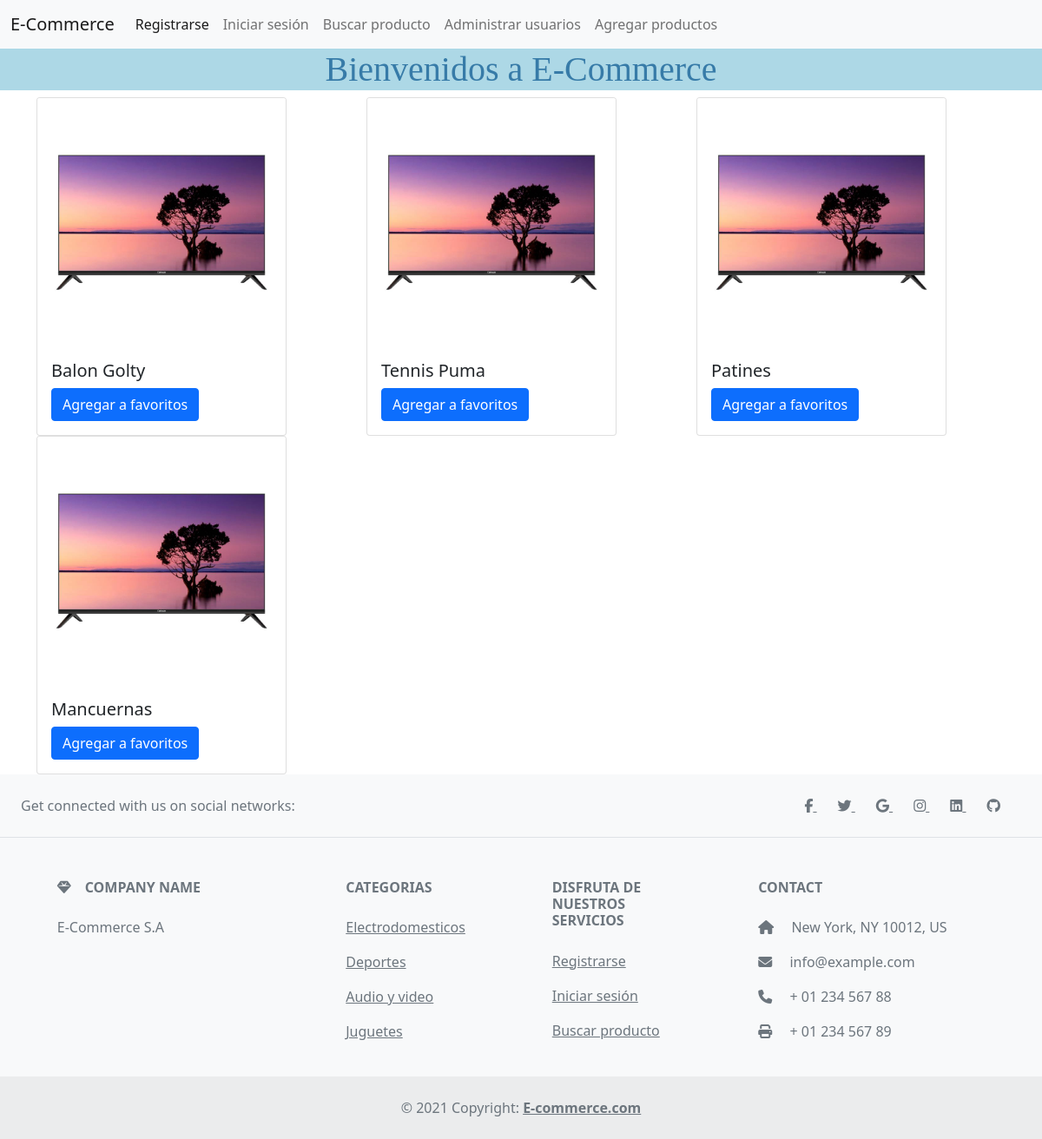
Before: /entrada/ with the older database file.
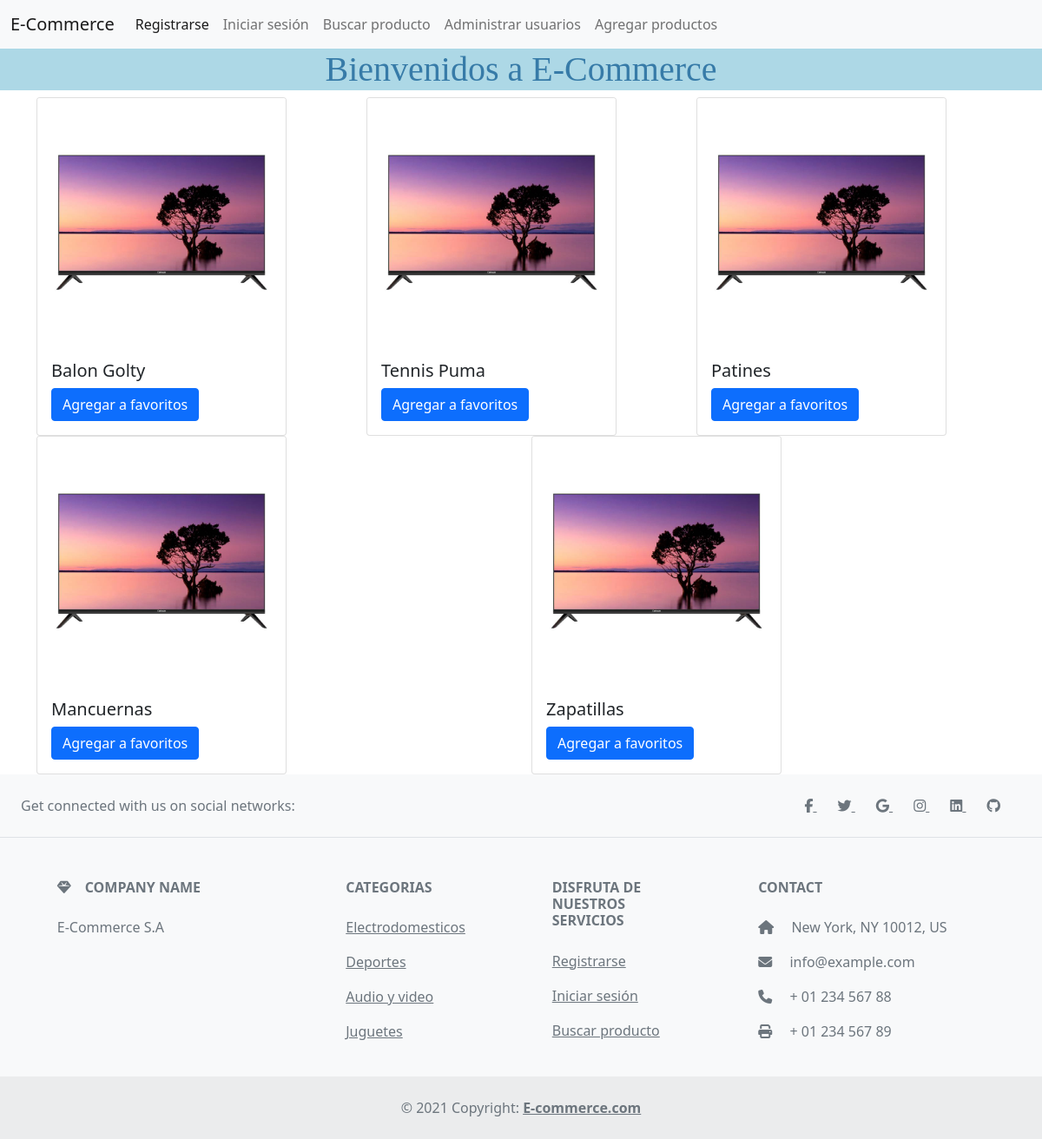
After: the same page with the newer database file.
### tables this page shows
CREATE TABLE productos (
	id_producto INTEGER PRIMARY KEY,
	id_categoria INTEGER NOT NULL,
	nombre_producto TEXT NOT NULL,
	precio INTEGER NOT NULL,
	cantidad INTEGER NOT NULL
);

### main.py (the view)
@app.route('/')
@app.route('/index/')
@app.route('/entrada/', methods=['GET', 'POST'])
def entrada():
    productos = sql_select_productos()
    return render_template("entrada.html", productos=productos)

### main.py (called while the page is built)
def sql_connection():
    try:
        con = sqlite3.connect('database.db')
        print("Conexion OK")
        return con
    except Error:
        print(Error)

def sql_select_productos():
    sql = strsql = "select * from productos"
    con = sql_connection()
    cursorObj = con.cursor()
    cursorObj.execute(sql)
    productos = cursorObj.fetchall()
    return productos

### templates/entrada.html
{% extends 'base.html' %}
{% block header %}
  <h1>{% block title %}Bienvenidos a E-Commerce{% endblock %}</h1>
{% endblock %}
{% block contenido %}
    <div class="container">
        <div class="row">
          {% for pro in productos %}
          <div class="col">
            <div class="card" style="width: 18rem;">
                <img src="{{ url_for('static', filename='img/tele.jfif') }}" class="card-img-top">
                <div class="card-body">
                  <h5 class="card-title">{% print(pro[2]) %}</h5>
                  <a href="#" class="btn btn-primary">Agregar a favoritos</a>
                </div>
              </div>
          </div>
          {% endfor %}
        </div>
      </div>
{% endblock %}

### templates/base.html (shortened to what this page needs)
<!DOCTYPE html>
<html lang="en">
<head>
  <link rel="stylesheet" href="{{ url_for('static', filename='css/miestilo.css') }}" type="text/css">
  <link href="https://cdn.jsdelivr.net/npm/bootstrap@5.1.3/dist/css/bootstrap.min.css" rel="stylesheet"
>
</head>
<body>
  <nav class="navbar navbar-expand-lg navbar-light bg-light">
    <div class="container-fluid">
      <a class="navbar-brand" href="/entrada">E-Commerce</a>
      <div class="collapse navbar-collapse" id="navbarSupportedContent">
        <ul class="navbar-nav me-auto mb-2 mb-lg-0">
          <li class="nav-item">
            <a class="nav-link active colortext" aria-current="page" href="/registro">Registrarse</a>
          </li>
          <li class="nav-item">
            <a class="nav-link" href="/login">Iniciar sesión</a>
          </li>
          <li class="nav-item">
            <a class="nav-link" href="/principal">Buscar producto</a>
          </li>
          <li class="nav-item">
            <a class="nav-link" href="/usuarios">Administrar usuarios</a>
          </li>
          <li class="nav-item">
            <a class="nav-link" href="/agregar">Agregar productos</a>
          </li>
        </ul>
      </div>
    </div>
  </nav>
  {% block header %}
  {% endblock %}
  {% block contenido %}
  {% endblock %}
  <footer class="text-center text-lg-start bg-light text-muted">
    <section class="d-flex justify-content-center justify-content-lg-between p-4 border-bottom">
      <div class="me-5 d-none d-lg-block">
        <span>Get connected with us on social networks:</span>
      </div>
      <div>
        <a href="" class="me-4 text-reset">
          <i class="fab fa-facebook-f"></i>
        </a>
        <a href="" class="me-4 text-reset">
          <i class="fab fa-twitter"></i>
        </a>
        <a href="" class="me-4 text-reset">
          <i class="fab fa-google"></i>
        </a>
        <a href="" class="me-4 text-reset">
          <i class="fab fa-instagram"></i>
        </a>
        <a href="" class="me-4 text-reset">
          <i class="fab fa-linkedin"></i>
        </a>
        <a href="" class="me-4 text-reset">
          <i class="fab fa-github"></i>
        </a>
      </div>
    </section>
    <section class="">
      <div class="container text-center text-md-start mt-5">
        <div class="row mt-3">
          <div class="col-md-3 col-lg-4 col-xl-3 mx-auto mb-4">
            <h6 class="text-uppercase fw-bold mb-4">
              <i class="fas fa-gem me-3"></i>Company name
            </h6>
            <p>
              E-Commerce S.A
            </p>
          </div>
          <div class="col-md-2 col-lg-2 col-xl-2 mx-auto mb-4">
            <h6 class="text-uppercase fw-bold mb-4">
              Categorias
            </h6>
            <p>
              <a href="#!" class="text-reset">Electrodomesticos</a>
            </p>
            <p>
              <a href="#!" class="text-reset">Deportes</a>
            </p>
            <p>
              <a href="#!" class="text-reset">Audio y video</a>
            </p>
            <p>
              <a href="#!" class="text-reset">Juguetes</a>
            </p>
          </div>
          <div class="col-md-3 col-lg-2 col-xl-2 mx-auto mb-4">
            <h6 class="text-uppercase fw-bold mb-4">
              Disfruta de nuestros servicios
            </h6>
            <p>
              <a href="#!" class="text-reset">Registrarse</a>
            </p>
            <p>
              <a href="#!" class="text-reset">Iniciar sesión</a>
            </p>
            <p>
              <a href="#!" class="text-reset">Buscar producto</a>
            </p>
          </div>
          <div class="col-md-4 col-lg-3 col-xl-3 mx-auto mb-md-0 mb-4">
            <h6 class="text-uppercase fw-bold mb-4">
              Contact
            </h6>
            <p><i class="fas fa-home me-3"></i> New York, NY 10012, US</p>
            <p>
              <i class="fas fa-envelope me-3"></i>
              info@example.com
            </p>
            <p><i class="fas fa-phone me-3"></i> + 01 234 567 88</p>
            <p><i class="fas fa-print me-3"></i> + 01 234 567 89</p>
          </div>
        </div>
      </div>
    </section>
    <div class="text-center p-4" style="background-color: rgba(0, 0, 0, 0.05);">
      © 2021 Copyright:
      <a class="text-reset fw-bold" href="#">E-commerce.com</a>
    </div>
  </footer>
</body>
</html>

### static/css/miestilo.css (style rules this page uses)
h1 { font-family: serif; text-align: center; color: #377ba8; background-color: lightblue; margin: 0; }

Changed rows visible on the page:
added productos: nombre_producto "Zapatillas"
